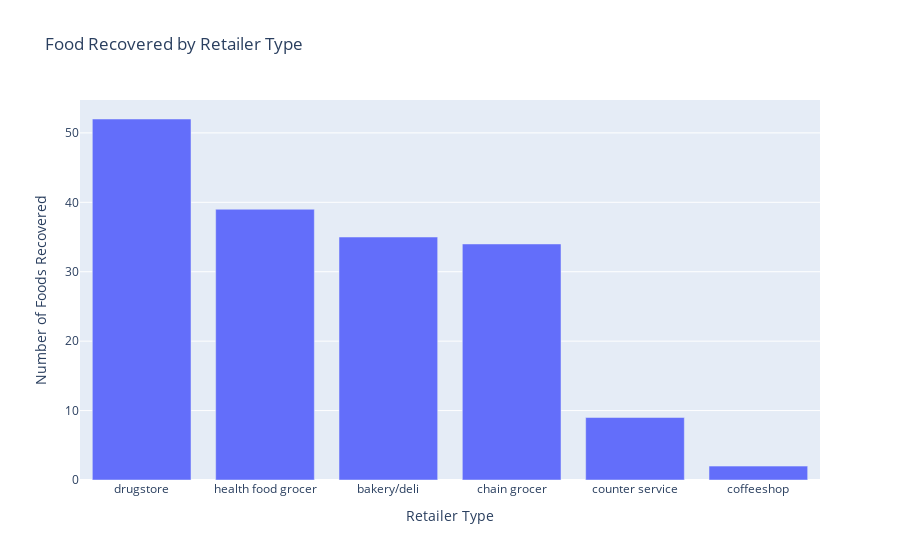

Here is the notebook cell this chart was saved with:
### Markdown cell above
## The above tables shows location, retailer type, and the number of foods collected at each

First, how much food was collected from each type of retailer?

### Code cell
df['retailer_type'].value_counts().reset_index()
fig1=px.bar(df['retailer_type'].value_counts().reset_index(),x='index',y='retailer_type', labels={'index':'Retailer Type','retailer_type':'Number of Foods Recovered'}, title='Food Recovered by Retailer Type')
fig1.show()

### Figure 1 — Plotly figure (JSON) as saved in the notebook; plotly's stock layout.template omitted (floating-point values rounded to 4 significant figures)
{"data": [{"alignmentgroup": "True", "hovertemplate": "Retailer Type=%{x}<br>Number of Foods Recovered=%{y}<extra></extra>", "legendgroup": "", "marker": {"color": "#636efa"}, "name": "", "offsetgroup": "", "orientation": "v", "showlegend": false, "textposition": "auto", "type": "bar", "x": ["drugstore", "health food grocer", "bakery/deli", "chain grocer", "counter service", "coffeeshop"], "xaxis": "x", "y": [52, 39, 35, 34, 9, 2], "yaxis": "y"}], "layout": {"barmode": "relative", "legend": {"tracegroupgap": 0}, "title": {"text": "Food Recovered by Retailer Type"}, "xaxis": {"anchor": "y", "domain": [0, 1], "title": {"text": "Retailer Type"}}, "yaxis": {"anchor": "x", "domain": [0, 1], "title": {"text": "Number of Foods Recovered"}}}}
